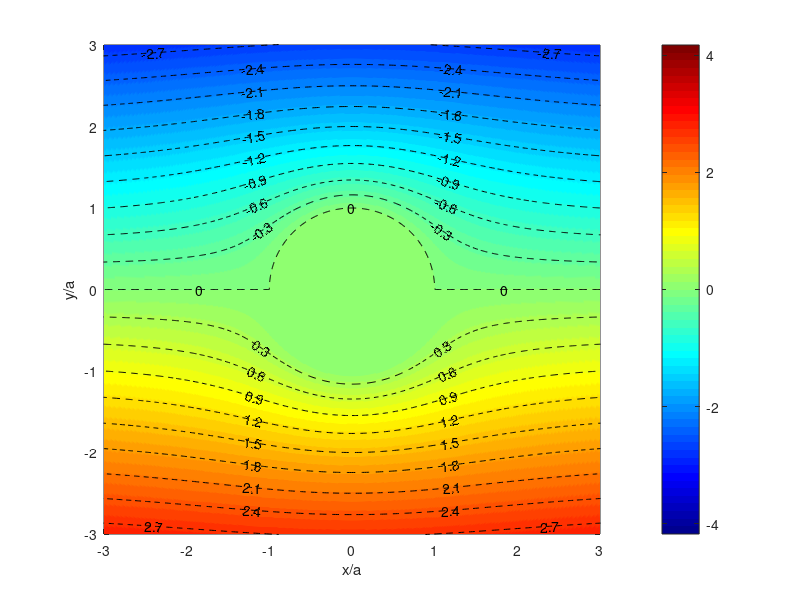

The MATLAB source for this figure:
[r,theta] = meshgrid([0:0.01:4.4],[0:0.01:2*pi]);
x = r.*cos(theta);
y = r.*sin(theta);
phi = -max((r-1./r),0).*sin(theta);

figure(1)
pcolor(x,y,phi);

shading interp; 
colorbar; colormap(jet);
xlabel('x/a');ylabel('y/a');
xlim([-3,3]);ylim([-3,3])
hold on;
[cs, h]=contour(x,y,phi,[-3:0.3:3],'black--');
clabel(cs, h,'LabelSpacing',100, 'FontSize', 10, 'Color', 'k'); 
hold off;